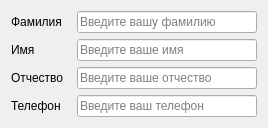
<?xml version="1.0" encoding="UTF-8"?>
<ui version="4.0">
 <class>Form</class>
 <widget class="QWidget" name="Form">
  <property name="geometry">
   <rect>
    <x>0</x>
    <y>0</y>
    <width>266</width>
    <height>128</height>
   </rect>
  </property>
  <property name="maximumSize">
   <size>
    <width>16777215</width>
    <height>300</height>
   </size>
  </property>
  <property name="windowTitle">
   <string>Form</string>
  </property>
  <layout class="QVBoxLayout" name="verticalLayout">
   <item>
    <layout class="QHBoxLayout" name="horizontalLayout">
     <item>
      <widget class="QLabel" name="label">
       <property name="minimumSize">
        <size>
         <width>60</width>
         <height>0</height>
        </size>
       </property>
       <property name="text">
        <string>Фамилия</string>
       </property>
      </widget>
     </item>
     <item>
      <widget class="QLineEdit" name="lineEdit">
       <property name="placeholderText">
        <string>Введите вашу фамилию</string>
       </property>
      </widget>
     </item>
    </layout>
   </item>
   <item>
    <layout class="QHBoxLayout" name="horizontalLayout_2">
     <item>
      <widget class="QLabel" name="label_2">
       <property name="minimumSize">
        <size>
         <width>60</width>
         <height>0</height>
        </size>
       </property>
       <property name="text">
        <string>Имя</string>
       </property>
      </widget>
     </item>
     <item>
      <widget class="QLineEdit" name="lineEdit_2">
       <property name="placeholderText">
        <string>Введите ваше имя</string>
       </property>
      </widget>
     </item>
    </layout>
   </item>
   <item>
    <layout class="QHBoxLayout" name="horizontalLayout_3">
     <item>
      <widget class="QLabel" name="label_3">
       <property name="minimumSize">
        <size>
         <width>60</width>
         <height>0</height>
        </size>
       </property>
       <property name="text">
        <string>Отчество</string>
       </property>
      </widget>
     </item>
     <item>
      <widget class="QLineEdit" name="lineEdit_3">
       <property name="placeholderText">
        <string>Введите ваше отчество</string>
       </property>
      </widget>
     </item>
    </layout>
   </item>
   <item>
    <layout class="QHBoxLayout" name="horizontalLayout_4">
     <item>
      <widget class="QLabel" name="label_4">
       <property name="minimumSize">
        <size>
         <width>60</width>
         <height>0</height>
        </size>
       </property>
       <property name="text">
        <string>Телефон</string>
       </property>
      </widget>
     </item>
     <item>
      <widget class="QLineEdit" name="lineEdit_4">
       <property name="minimumSize">
        <size>
         <width>180</width>
         <height>0</height>
        </size>
       </property>
       <property name="placeholderText">
        <string>Введите ваш телефон</string>
       </property>
      </widget>
     </item>
    </layout>
   </item>
  </layout>
 </widget>
 <resources/>
 <connections/>
</ui>
